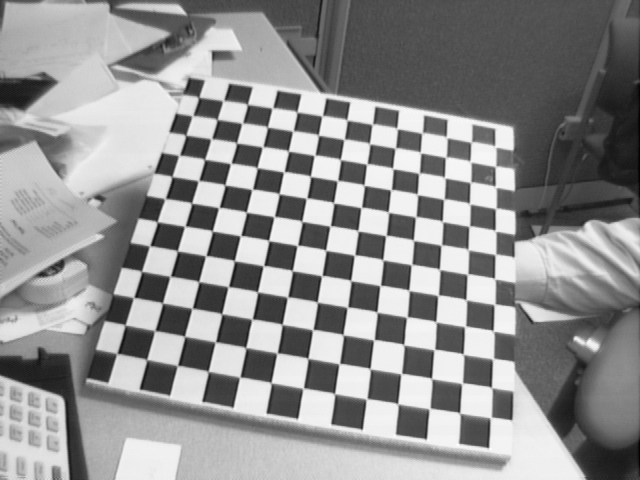
#> input picture deuterium/calibration/checkboard/Image3.tif, 640 x 480 px
$ python -i toolbox.py   (imports and definitions only)
#> lines starting #> are read from the running program, lines starting #| are printed output that depends on the picture
#> further down, picture is the input picture: shape (480, 640, 3); min 1, max 254, mean 144.8
import cv2
import imutils
import numpy as np

fgbg = cv2.createBackgroundSubtractorMOG2()


def delete_background(frame):
    fgmask = fgbg.apply(frame)
    # res = cv2.bitwise_and(frame, frame, mask=fgmask)
    return fgmask


def colour_detection(frame):
    greenLower = (29, 86, 6)
    greenUpper = (64, 255, 255)


    blurred = cv2.GaussianBlur(frame, (11, 11), 0)
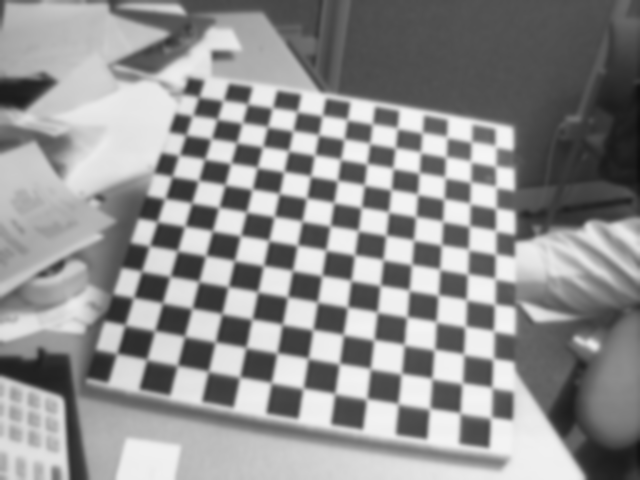
#> blurred: shape (480, 640, 3); min 15, max 246, mean 144.8
    hsv = cv2.cvtColor(frame, cv2.COLOR_BGR2HSV)
#> hsv: shape (480, 640, 3); mean H, S, V 0, 0, 144.8

    mask = cv2.inRange(hsv, greenLower, greenUpper)
#> mask: shape (480, 640); every value is 0
    mask = cv2.erode(mask, None, iterations=2)
    mask = cv2.dilate(mask, None, iterations=2)

    cnts = cv2.findContours(mask.copy(), cv2.RETR_EXTERNAL, cv2.CHAIN_APPROX_SIMPLE)[-2]
#> cnts = []
    center = None

    # only proceed if at least one contour was found
    if len(cnts) > 0:
        # find the largest contour in the mask, then use
        # it to compute the minimum enclosing circle and
        # centroid
        c = max(cnts, key=cv2.contourArea)
        ((x, y), radius) = cv2.minEnclosingCircle(c)
        M = cv2.moments(c)
        center = (int(M["m10"] / M["m00"]), int(M["m01"] / M["m00"]))


        # only proceed if the radius meets a minimum size
        if radius:
            # draw the circle and centroid on the frame,
            # then update the list of tracked points
            cv2.circle(frame, (int(x), int(y)), int(radius),
                       (0, 255, 255), 2)

        return frame, radius

>>> import cv2
>>> picture = cv2.imread('../../calibration/checkboard/Image3.tif')
>>> result = colour_detection(picture)
